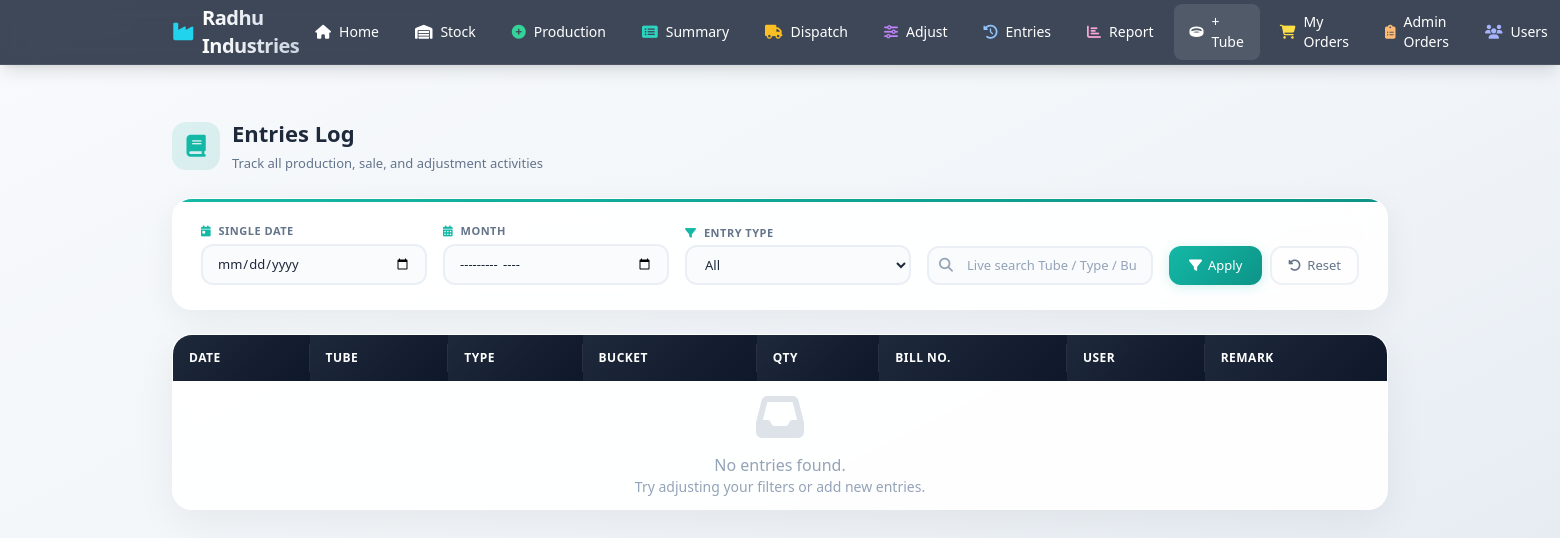
Before: /tube/entries/ (signed in) with the older database file.
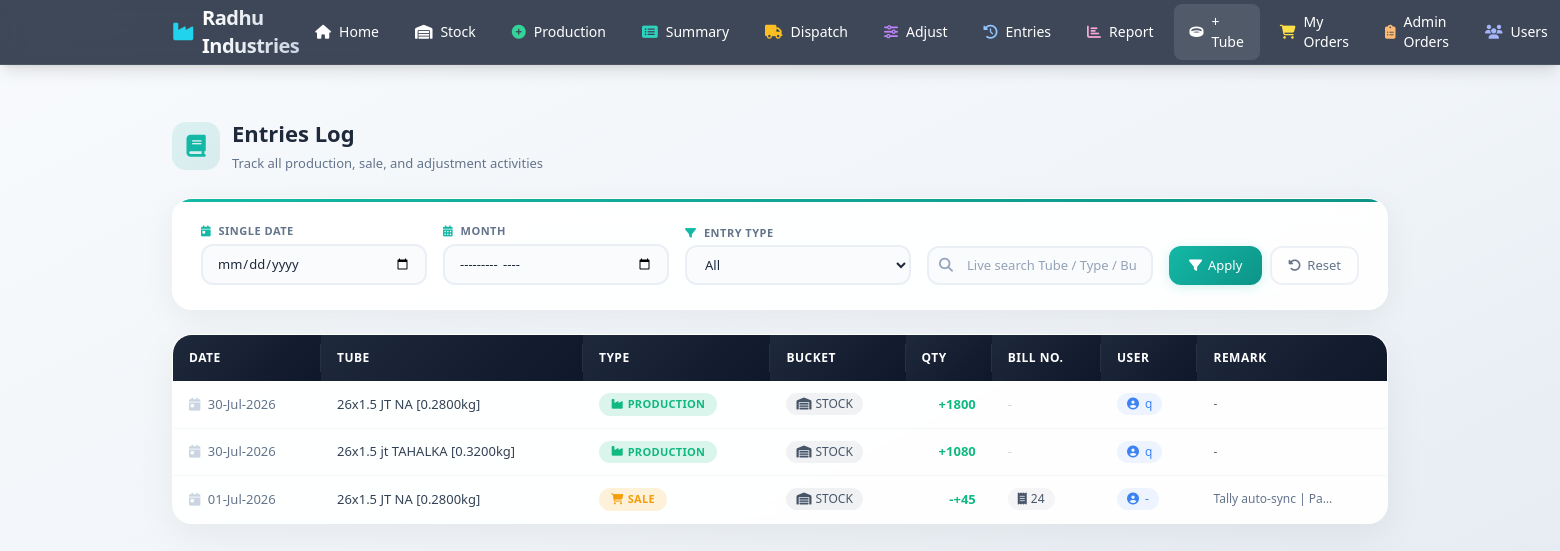
After: the same page with the newer database file.
### cycletube/models.py (models this page shows, shortened)
class CycleTubeEntry(models.Model):
    tube_item = models.ForeignKey(CycleTubeItem, on_delete=models.CASCADE, related_name="entries")
    entry_type = models.CharField(max_length=15, choices=ENTRY_TYPE_CHOICES)
    bucket = models.CharField(max_length=15, choices=BUCKET_CHOICES, default="stock")
    quantity = models.IntegerField(help_text="Enter positive quantity")
    tube_quality = models.CharField(
        "Tube Quality", max_length=10,
        choices=TUBE_QUALITY_CHOICES, default="normal",
        help_text="Normal / Molded / Second"
    )
    date = models.DateField()
    bill_number = models.CharField(max_length=50, blank=True)
    remark = models.CharField(max_length=255, blank=True)
    user = models.ForeignKey(User, on_delete=models.SET_NULL, null=True, related_name="cycletube_entries")
    created_at = models.DateTimeField(auto_now_add=True)
    class Meta:
        ordering = ["-date", "-created_at"]
        verbose_name_plural = "Cycle tube entries"

class CycleTubeItem(models.Model):
    size = models.CharField("SIZE", max_length=50)
    type = models.CharField("TYPE", max_length=20)     # e.g. JT / MLD
    brand = models.CharField("BRAND", max_length=80)
    weight = models.DecimalField(
        "Weight (Kg)", max_digits=8, decimal_places=4, default=Decimal("0.0000"),
        help_text="Ek tube ka weight kg mein (e.g. 0.2809)"
    )
    stock = models.IntegerField("STOCK", default=0)
    rfm_stock = models.IntegerField("R.F.M. Stock", default=0)
    is_active = models.BooleanField(default=True)
    created_at = models.DateTimeField(auto_now_add=True)
    class Meta:
        ordering = ["size", "type", "brand"]
        unique_together = ("size", "type", "brand")
    def __str__(self):
        w_str = f" [{self.weight}kg]" if self.weight else ""
        return f"{self.size} {self.type} {self.brand}{w_str}".strip()

### cycletube/views.py (the view)
# urls.py: path("entries/", views.entries_log, name="tube_entries_log"),
@login_required
def entries_log(request):
    date_str = request.GET.get("date", "")
    month_str = request.GET.get("month", "")
    entry_type = request.GET.get("type", "")
    entries = CycleTubeEntry.objects.select_related("tube_item", "user")
    if date_str:
        try:
            d = datetime.datetime.strptime(date_str, "%Y-%m-%d").date()
            entries = entries.filter(date=d)
        except ValueError:
            pass
    elif month_str:
        try:
            y, m = month_str.split("-")
            entries = entries.filter(date__year=int(y), date__month=int(m))
        except ValueError:
            pass
    if entry_type:
        entries = entries.filter(entry_type=entry_type)
    entries = entries[:500]
    context = {
        "entries": entries,
        "date_str": date_str,
        "month_str": month_str,
        "entry_type": entry_type,
    }
    return render(request, "cycletube/entries_log.html", context)

### templates/cycletube/entries_log.html (shortened to what the changed rows need)
{% extends "cycletube/base.html" %}
{% block content %}
{% load static %}
<div class="entries-container">
    <div class="page-header">
        <div>
            <h1>Entries Log</h1>
        </div>
    </div>
    <div class="table-container" id="entries-table-wrapper">
        <div class="table-wrapper">
            <table class="entries-table" id="entries-table">
                <thead>
                    <tr>
                        <th>Date</th>
                        <th>Tube</th>
                        <th>Type</th>
                        <th>Bucket</th>
                        <th class="text-right">Qty</th>
                        <th>Bill No.</th>
                        <th>User</th>
                        <th>Remark</th>
                    </tr>
                </thead>
                <tbody id="entries-tbody">
                    {% for e in entries %}
                    <tr class="entry-row"
                        data-tube="{{ e.tube_item|lower }}"
                        data-type="{{ e.entry_type|lower }}"
                        data-bucket="{{ e.get_bucket_display|lower }}"
                        data-user="{{ e.user.username|lower|default:'' }}"
                        data-remark="{{ e.remark|lower|default:'' }}"
                        data-bill="{{ e.bill_number|lower|default:'' }}">
                        <td class="text-slate-500">
                            <i class="fas fa-calendar-day mr-1 text-slate-300"></i>
                            {{ e.date|date:"d-M-Y" }}
                        </td>
                        <td class="font-medium text-slate-700">{{ e.tube_item }}</td>
                        <td>
                            <span class="type-badge
                                {% if e.entry_type == "production" %}type-production
                                {% elif e.entry_type == "sale" %}type-sale
                                {% else %}type-adjustment{% endif %}">
                                <i class="fas
                                    {% if e.entry_type == "production" %}fa-industry
                                    {% elif e.entry_type == "sale" %}fa-shopping-cart
                                    {% else %}fa-sliders-h{% endif %}">
                                </i>
                                {{ e.entry_type|title }}
                            </span>
                        </td>
                        <td>
                            <span class="bucket-badge">
                                <i class="fas fa-warehouse"></i>
                                {{ e.get_bucket_display }}
                            </span>
                        </td>
                        <td class="text-right">
                            <span class="{% if e.quantity < 0 %}qty-negative{% else %}qty-positive{% endif %}">
                                {% if e.entry_type == "sale" %}-{% endif %}{{ e.quantity|stringformat:"+d" }}
                            </span>
                        </td>
                        <td>
                            {% if e.bill_number %}
                            <span class="bill-number">
                                <i class="fas fa-receipt"></i>
                                {{ e.bill_number }}
                            </span>
                            {% else %}
                            <span class="text-slate-300">-</span>
                            {% endif %}
                        </td>
                        <td>
                            <span class="user-badge">
                                <i class="fas fa-user-circle"></i>
                                {{ e.user.username|default:"-" }}
                            </span>
                        </td>
                        <td>
                            <span class="remark-text" title="{{ e.remark|default:'-' }}">
                                {{ e.remark|default:"-" }}
                            </span>
                        </td>
                    </tr>
                    {% empty %}
                    <tr id="empty-row">
                        <td colspan="8" class="empty-state">
                            <i class="fas fa-inbox"></i>
                            <p class="text-base">No entries found.</p>
                            <p class="text-sm text-slate-400">Try adjusting your filters or add new entries.</p>
                        </td>
                    </tr>
                    {% endfor %}
                </tbody>
            </table>
        </div>
    </div>
</div>
{% endblock %}

Changed rows visible on the page:
added CycleTubeEntry: date "30-Jul-2026", tube_item "26x1.5 JT NA [0.2800kg]", entry_type "PRODUCTION", bucket "STOCK", quantity "+1800", user.username "q", remark "-"
added CycleTubeEntry: date "30-Jul-2026", tube_item "26x1.5 jt TAHALKA [0.3200kg]", entry_type "PRODUCTION", bucket "STOCK", quantity "+1080", user.username "q", remark "-"
added CycleTubeEntry: date "01-Jul-2026", tube_item "26x1.5 JT NA [0.2800kg]", entry_type "SALE", bucket "STOCK", quantity "+45", bill_number "24", user.username "-", remark "Tally auto-sync | Pa…"
Other visible differences:
text no longer shown: "No entries found. Try adjusting your filters or add new entries."
